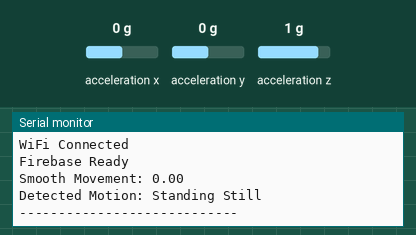
Simulated run of this sketch. Board: ESP32. Shown: the last lines printed to the serial monitor. Wiring (inferred from the names in the program): MPU-6050 motion sensor at I2C address 0x68. The test bench sets the inputs (shaded band); at power-on: acceleration x 0 g, acceleration y 0 g, acceleration z 1 g. WiFi joins after 1.5 s; servers stay silent unless stated.

Above: at 4.7 s.
4.8 s: acceleration x set to -1.4 g
At 5.9 s:
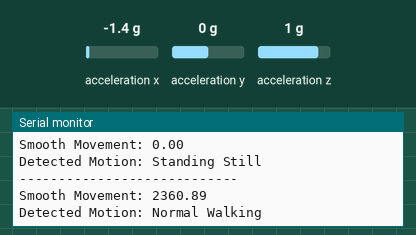
7.8 s: acceleration y set to -1.4 g
At 9.2 s:
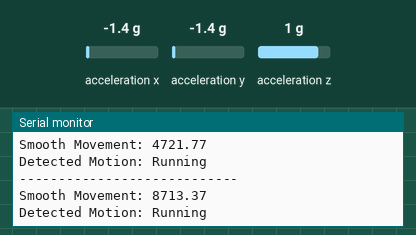
9.3 s: acceleration z set to -1.4 g
At 10.4 s:
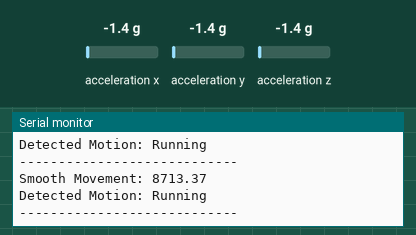
Timing chart, 0 to 12.3 s (numbered marks = the images above; inputs shaded):
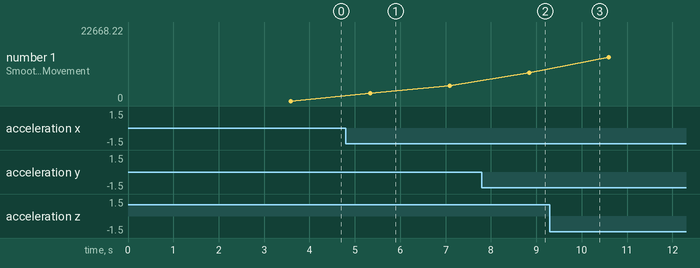

The sketch:

Motion_Detection.ino
```cpp
#include <WiFi.h>
#include <Firebase_ESP_Client.h>
#include <Wire.h>
#include <math.h>

// ================= WIFI =================
#define WIFI_SSID "Naveesha's A56"
#define WIFI_PASSWORD "nb2k6900"

// ================= FIREBASE =================
#define API_KEY "AIzaSyAu7nrubc0mqtKsmA22mgLLpQkYAkAEy74"
#define DATABASE_URL "https://livestock-monitoring-sys-ad970-default-rtdb.asia-southeast1.firebasedatabase.app"

// ================= MPU6050 =================
#define MPU_ADDR 0x68

// Firebase objects
FirebaseData fbdo;
FirebaseAuth auth;
FirebaseConfig config;

// ================= GLOBAL VARIABLES =================
String motionState = "Initializing";

float gravityOffset = 16384;     // will auto-calibrate
float movementBuffer[5];         // smoothing buffer
int bufferIndex = 0;

unsigned long lastMovementTime = 0;
unsigned long fallCheckTime = 0;

bool possibleFall = false;

// ================= READ MPU FUNCTION =================
void readMPU(int16_t &ax, int16_t &ay, int16_t &az) {
  Wire.beginTransmission(MPU_ADDR);
  Wire.write(0x3B);
  Wire.endTransmission(false);
  Wire.requestFrom(MPU_ADDR, 6, true);

  ax = Wire.read() << 8 | Wire.read();
  ay = Wire.read() << 8 | Wire.read();
  az = Wire.read() << 8 | Wire.read();
}

// ================= SETUP =================
void setup() {

  Serial.begin(115200);

  // I2C
  Wire.begin(21, 22);
  Wire.setClock(400000);

  // Wake MPU6050
  Wire.beginTransmission(MPU_ADDR);
  Wire.write(0x6B);
  Wire.write(0);
  Wire.endTransmission(true);

  Serial.println("Calibrating Gravity... Keep sensor still");

  // ===== AUTO GRAVITY CALIBRATION =====
  float sum = 0;
  for (int i = 0; i < 100; i++) {
    int16_t ax, ay, az;
    readMPU(ax, ay, az);
    float mag = sqrt(ax*ax + ay*ay + az*az);
    sum += mag;
    delay(20);
  }
  gravityOffset = sum / 100.0;

  Serial.print("Calibrated Gravity: ");
  Serial.println(gravityOffset);

  // WiFi
  WiFi.begin(WIFI_SSID, WIFI_PASSWORD);
  Serial.print("Connecting WiFi");

  while (WiFi.status() != WL_CONNECTED) {
    Serial.print(".");
    delay(500);
  }

  Serial.println("\nWiFi Connected");

  // Firebase
  config.api_key = API_KEY;
  config.database_url = DATABASE_URL;

  Firebase.signUp(&config, &auth, "", "");
  Firebase.begin(&config, &auth);
  Firebase.reconnectWiFi(true);

  Serial.println("Firebase Ready");

  lastMovementTime = millis();
}

// ================= LOOP =================
void loop() {

  int16_t ax, ay, az;
  readMPU(ax, ay, az);

  // ===== Magnitude Calculation =====
  float magnitude = sqrt(ax*ax + ay*ay + az*az);

  // Remove gravity
  float movement = abs(magnitude - gravityOffset);

  // ===== Moving Average Filter =====
  movementBuffer[bufferIndex] = movement;
  bufferIndex = (bufferIndex + 1) % 5;

  float smoothMovement = 0;
  for (int i = 0; i < 5; i++) {
    smoothMovement += movementBuffer[i];
  }
  smoothMovement /= 5.0;

  Serial.print("Smooth Movement: ");
  Serial.println(smoothMovement);

  // ================= MOTION CLASSIFICATION =================

  // 🐄 Standing Still
  if (smoothMovement < 600) {
    motionState = "Standing Still";
  }

  // 🐄 Normal Walking
  else if (smoothMovement >= 600 && smoothMovement < 3000) {
    motionState = "Normal Walking";
    lastMovementTime = millis();
  }

  // 🐄 Running
  else if (smoothMovement >= 3000 && smoothMovement < 9000) {
    motionState = "Running";
    lastMovementTime = millis();
  }

  // 🐄 Possible Fall (Large Spike)
  else if (smoothMovement >= 9000) {
    possibleFall = true;
    fallCheckTime = millis();
  }

  // ===== Fall Confirmation =====
  if (possibleFall && millis() - fallCheckTime > 500) {

    if (smoothMovement < 400) {
      motionState = "FALL DETECTED";
    } else {
      motionState = "Sudden Movement";
    }

    possibleFall = false;
  }

  // 🐄 Lying Down (Orientation Based)
  if (abs(az) < gravityOffset * 0.6 && smoothMovement < 600) {
    motionState = "Lying Down";
  }

  // 🐄 Long Inactivity (e.g., 30 minutes)
  if (millis() - lastMovementTime > 1800000) {
    motionState = "Long Inactivity Alert";
  }

  Serial.print("Detected Motion: ");
  Serial.println(motionState);

  // ================= FIREBASE UPDATE =================
  if (Firebase.ready()) {

    Firebase.RTDB.setInt(&fbdo, "/livestock/accelerometer/x", ax);
    Firebase.RTDB.setInt(&fbdo, "/livestock/accelerometer/y", ay);
    Firebase.RTDB.setInt(&fbdo, "/livestock/accelerometer/z", az);
    Firebase.RTDB.setFloat(&fbdo, "/livestock/movementLevel", smoothMovement);
    Firebase.RTDB.setString(&fbdo, "/livestock/motionStatus", motionState);
  }

  Serial.println("----------------------------");
  delay(1000);
}
```

Measured:
- after the input at 4.8 s, the serial monitor: prints a new line after 0.54 s (image 1)
- after the input at 7.8 s, the serial monitor: prints a new line after 1.0 s (image 2)
- plotted number 1: 0 → 4721.77 after the input at 4.8 s, 4721.77 → 8713.37 after the input at 7.8 s, 8713.37 → 22668.22 after the input at 9.3 s
